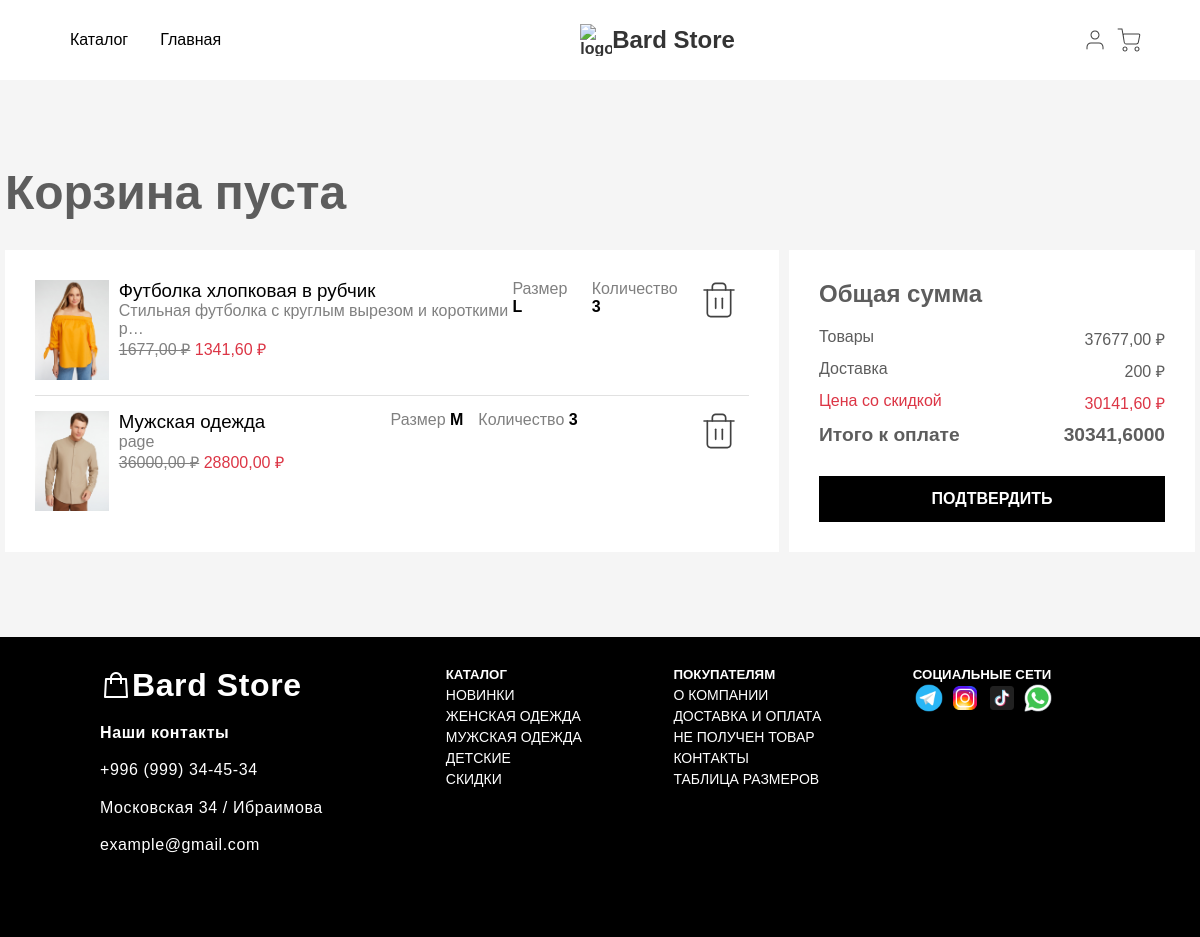
Page /users/cart/ (signed in) on the earlier database version.
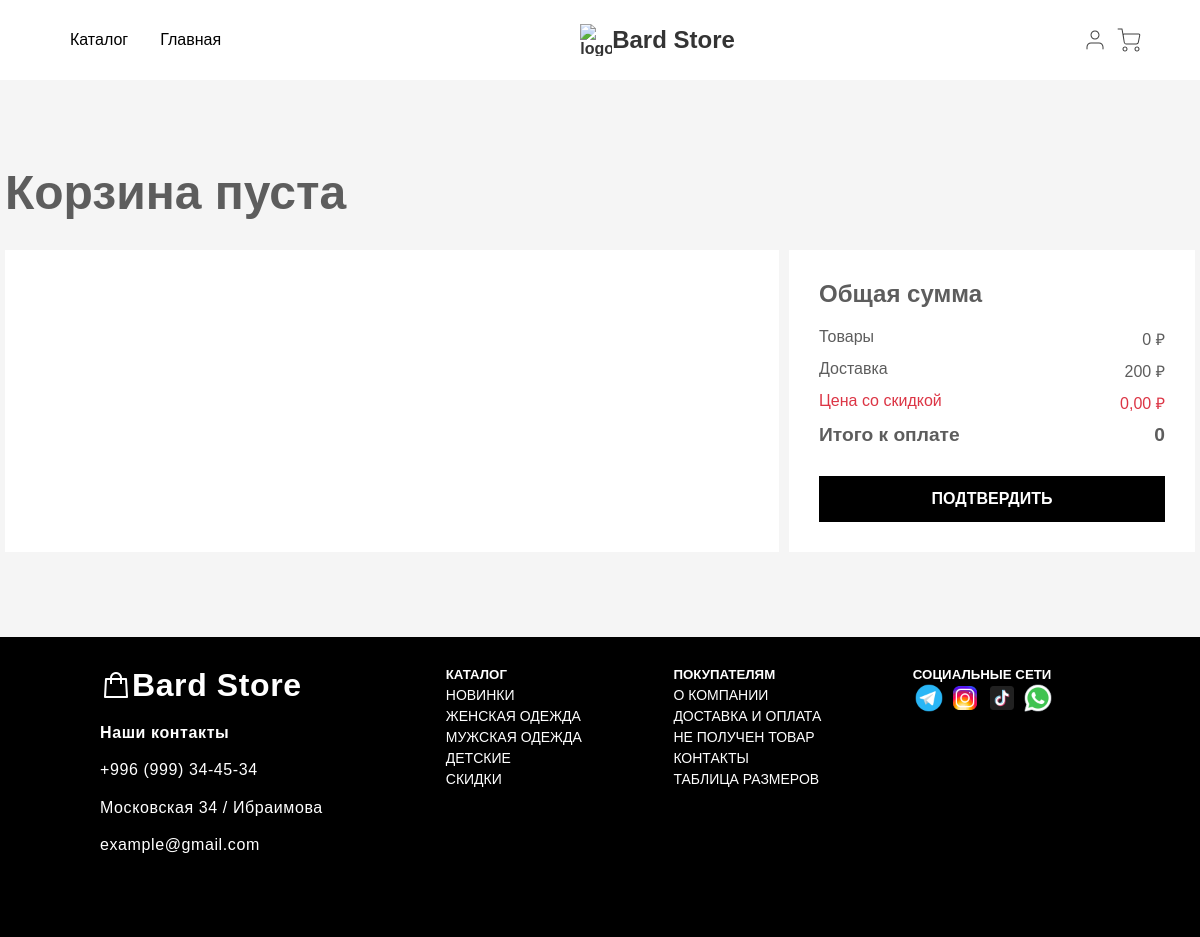
Same page on the later database version.
### main/models.py (models this page shows, shortened)
class Basket(models.Model):
    user = models.ForeignKey(to=User, on_delete=models.CASCADE, verbose_name='Пользователь')
    product = models.ForeignKey(to=Product, on_delete=models.CASCADE, verbose_name='Товар')
    size = models.CharField(max_length=2, choices=Product.SIZE_CHOICES, null=True, blank=True, verbose_name='Размер')
    quantity = models.PositiveSmallIntegerField(default=0, verbose_name='Количество')
    created_timestamp = models.DateTimeField(auto_now_add=True, verbose_name='Дата создания')
    def sum(self):
        return self.product.price * self.quantity
    def discount_sum(self):
        discount = self.product.discount
        if discount is not None and discount > 0:
            discounted_price = self.product.price * (1 - discount / 100)
            return discounted_price * self.quantity
        else:
            return self.product.price * self.quantity

class Product(models.Model):
    SIZE_CHOICES = [
        ('XS', 'XS'),
        ('S', 'S'),
        ('M', 'M'),
        ('L', 'L'),
        ('XL', 'XL')
    ]
    name = models.CharField(max_length=128, verbose_name='Название')
    brand = models.CharField(max_length=128, null=True, blank=True, verbose_name='Бренд')
    description = models.TextField(verbose_name='Описание')
    price = models.DecimalField(max_digits=8, decimal_places=2, verbose_name='Цена')
    discount = models.DecimalField(max_digits=8, decimal_places=2, null=True, blank=True, verbose_name='Скидка')
    size = models.CharField(max_length=2, choices=SIZE_CHOICES, null=True, blank=True, verbose_name='Размер')
    quantity = models.PositiveIntegerField(default=0, verbose_name='Количество')
    image_1 = models.ImageField(upload_to='products_images/', verbose_name='1 картинка')
    image_2 = models.ImageField(upload_to='products_images/', null=True, blank=True, verbose_name='2 картинка')
    image_3 = models.ImageField(upload_to='products_images/', null=True, blank=True, verbose_name='3 картинка')
    category = models.ForeignKey(to=ProductCategory, on_delete=models.CASCADE, verbose_name='Категория')
    class Meta:
        verbose_name = 'product'
        verbose_name_plural = 'Products'

### users/views.py (the view)
# urls.py: path('cart/', cart, name='cart'),
@login_required
def cart(request):
    baskets = Basket.objects.filter(user=request.user)
    total_sum_products = sum(basket.sum() for basket in baskets)
    discount_total_sum = sum(basket.discount_sum() for basket in baskets)
    if discount_total_sum == 0:
        total_sum = 0
    else:
        total_sum = discount_total_sum + 200
    context = {
        'baskets': baskets,
        'total_sum_products': total_sum_products,
        'discount_total_sum': discount_total_sum,
        'total_sum': total_sum,
    }
    return render(request, 'users/cart.html', context)

### users/templates/users/cart.html
{% extends 'users/base-profile.html' %}
{% load static %}
{% block css-js %}
<link rel="stylesheet" href="{% static 'vendor/css/cart.css' %}">
{% endblock %}
{% block content %}
<section>
    <div class="main_wrapper">
        {% if cart %}
        <h1 class="cart-title">Корзина</h1>
        {% else %}
        <h1 class="cart-title">Корзина пуста</h1>
        {% endif %}
        <div class="cart-container">
            <div class="cart-block">
                {% for c in baskets %}
                <div class="product">
                    <a href="#">
                        <img src="{{ c.product.image_1.url }}" alt="img">
                    </a>
                    <div class="product-content">
                        <div class="col-1">
                            <a href="#"><h3>{{ c.product.name }}</h3></a>
                            <span class="gray">{{ c.product.description|truncatechars:50 }}</span>
                            <div class="col-1-price">
                                <span class="product-discount gray">{{ c.sum }} ₽</span>
                                <span class="product-price">{{ c.discount_sum|floatformat:2 }} ₽</span>
                            </div>
                        </div>
                        <div class="col-2">
                            <div class="size-block">
                                <span class="gray">Размер</span>
                                <span class="bold">{{ c.size }}</span>
                            </div>
                            <div class="size-block">
                                <span class="gray">Количество</span>
                                <span class="bold">{{ c.quantity }}</span>
                            </div>
                        </div>
                        <div class="col-3">
                            <a href="{% url 'users:basket_remove' c.id %}"><img src="{% static 'vendor/img/svg_icons/trash.svg' %}" alt="delete"></a>
                        </div>
                    </div>
                </div>
                {% endfor %}
            </div>
            <div class="order-container">
                <div class="row">
                    <h2>Общая сумма</h2>
                    <div class="order-items">
                        <div class="item">
                            <span>Товары</span>
                            <span>{{ total_sum_products }} ₽</span>
                        </div>
                        <div class="item">
                            <span>Доставка</span>
                            <span>200 ₽</span>
                        </div>
                        <div class="item discount">
                            <span>Цена со скидкой</span>
                            <span>{{ discount_total_sum|floatformat:2 }} ₽</span>
                        </div>
                        <div class="item total-price">
                            <span>Итого к оплате</span>
                            <span>{{ total_sum }}</span>
                        </div>
                        <a class="checkout-btn" href="#">ПОДТВЕРДИТЬ</a>
                    </div>
                </div>
            </div>
        </div>
    </div>
</section>
{% endblock %}

### users/templates/users/base-profile.html (shortened to what this page needs)
{% load static %}
<!DOCTYPE html>
<html lang="en">
<head>
    {% block css-js %}
    {% endblock %}
</head>
<body>
    <header>
        <div class="header_wrapper">
            <nav class="navigation">
                <ul class="links">
                    <a href="{% url 'main:products' %}">Каталог</a>
                    <a href="{% url 'main:bardStore' %}">Главная</a>
                </ul>
                <div class="logo">
                    <a href="#">
                        <img src="{% static 'vendor/img/svg_icons/logo.png' %}" alt="logo">
                        <h1>Bard Store</h1>
                    </a>
                </div>
                <div class="profile_items">
                    <a href="{% url 'users:user_profile' %}">
                        <img src="{% static 'vendor/img/svg_icons/user.svg' %}" alt="user_icon">
                    </a>
                    <a href="{% url 'users:cart' %}">
                        <img src="{% static 'vendor/img/svg_icons/shopping-cart.svg' %}" alt="user_icon">
                    </a>
                </div>
            </nav>
        </div>
    </header>
    <main>
        {% block content %}
        {% endblock %}
    </main>
    <footer>
        <div class="left-footer-block">
            <div class="logo">
                <a href="#">
                    <img src="{% static 'vendor/img/svg_icons/footer-logo.png' %}" alt="logo">
                    <h1 class="footer-h1">Bard Store</h1>
                </a>
            </div>
            <div id="contacts" class="contacts">
                <h4>Наши контакты</h4>
                <p>+996 (999) 34-45-34</p>
                <p>Московская 34 / Ибраимова</p>
                <p>example@gmail.com</p>
            </div>
        </div>
        <div class="rigth-footer-block">
            <div class="for-buyers">
                <h5>КАТАЛОГ</h5>
                <a href="#">НОВИНКИ</a>
                <a href="#">ЖЕНСКАЯ ОДЕЖДА</a>
                <a href="#">МУЖСКАЯ ОДЕЖДА</a>
                <a href="#">ДЕТСКИЕ</a>
                <a href="#">СКИДКИ</a>
            </div>
            <div class="for-buyers">
                <h5>ПОКУПАТЕЛЯМ</h5>
                <a href="#">О КОМПАНИИ</a>
                <a href="#">ДОСТАВКА И ОПЛАТА</a>
                <a href="#">НЕ ПОЛУЧЕН ТОВАР</a>
                <a href="#">КОНТАКТЫ</a>
                <a href="#">ТАБЛИЦА РАЗМЕРОВ</a>
            </div>
            <div class="socials">
                <h5>СОЦИАЛЬНЫЕ СЕТИ</h5>
                <div class="social-items">
                    <a href="#"><img src="{% static 'vendor/img/svg_icons/telegram.png' %}" alt="facebook"></a>
                    <a href="#"><img src="{% static 'vendor/img/svg_icons/instagram.png' %}" alt="instagram"></a>
                    <a href="#"><img src="{% static 'vendor/img/svg_icons/tiktok.png' %}" alt="tiktok"></a>
                    <a href="#"><img src="{% static 'vendor/img/svg_icons/whatsapp.png' %}" alt="whatsapp"></a>
                </div>
            </div>
        </div>
    </footer>
</body>
</html>

Differences in the rows shown:
removed Basket: product.image_1 (picture), product.name "Футболка хлопковая в рубчик", product.description "Стильная футболка с круглым вырезом и короткими р…", sum "1677,00", discount_sum "1341,60", size "L", quantity "3"
removed Basket: product.image_1 (picture), product.name "Мужская одежда", product.description "page", sum "36000,00", discount_sum "28800,00", size "M", quantity "3"
Other differences:
{{ total_sum_products }}: "37677,00" → "0"
{{ discount_total_sum|floatformat:2 }}: "30141,60" → "0,00"
{{ total_sum }}: "30341,6000" → "0"
